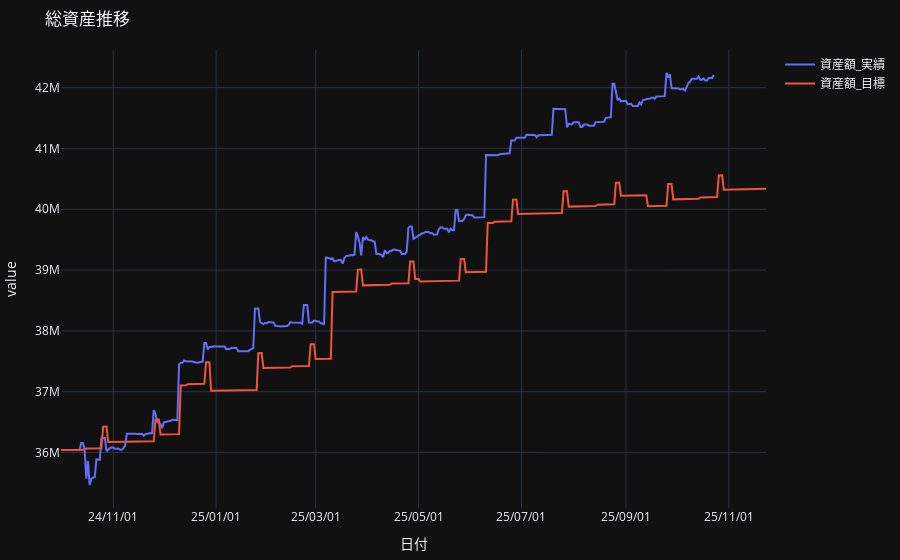

This figure's notebook cell:
### Code cell
# 1. 総資産推移
fig = px.line(df_merged, x=df_merged.index, y=["資産額_実績", "資産額_目標"],
              title="総資産推移", labels={"date": "日付", "values":"資産額","variable":""}, template="plotly_dark")
fig.update_xaxes(tickformat="%y/%m/%d")
fig.update_layout(autosize=True, margin=dict(l=10,r=10,t=50,b=20))

### Figure 1 — Plotly figure (JSON) as saved in the notebook; plotly's stock layout.template omitted (floating-point values rounded to 4 significant figures; data arrays with more than 128 entries replaced by an {"elided": "..."} marker saying what was removed)
{"data": [{"hovertemplate": "=資産額_実績<br>日付=%{x}<br>value=%{y}<extra></extra>", "legendgroup": "資産額_実績", "line": {"color": "#636efa", "dash": "solid"}, "marker": {"symbol": "circle"}, "mode": "lines", "name": "資産額_実績", "orientation": "v", "showlegend": true, "type": "scatter", "x": {"elided": "419 str values"}, "xaxis": "x", "y": {"elided": "419 float values"}, "yaxis": "y"}, {"hovertemplate": "=資産額_目標<br>日付=%{x}<br>value=%{y}<extra></extra>", "legendgroup": "資産額_目標", "line": {"color": "#EF553B", "dash": "solid"}, "marker": {"symbol": "circle"}, "mode": "lines", "name": "資産額_目標", "orientation": "v", "showlegend": true, "type": "scatter", "x": {"elided": "419 str values"}, "xaxis": "x", "y": {"elided": "419 float values"}, "yaxis": "y"}], "layout": {"autosize": true, "legend": {"title": {"text": ""}, "tracegroupgap": 0}, "margin": {"b": 20, "l": 10, "r": 10, "t": 50}, "title": {"text": "総資産推移"}, "xaxis": {"anchor": "y", "domain": [0, 1], "tickformat": "%y/%m/%d", "title": {"text": "日付"}}, "yaxis": {"anchor": "x", "domain": [0, 1], "title": {"text": "value"}}}}
